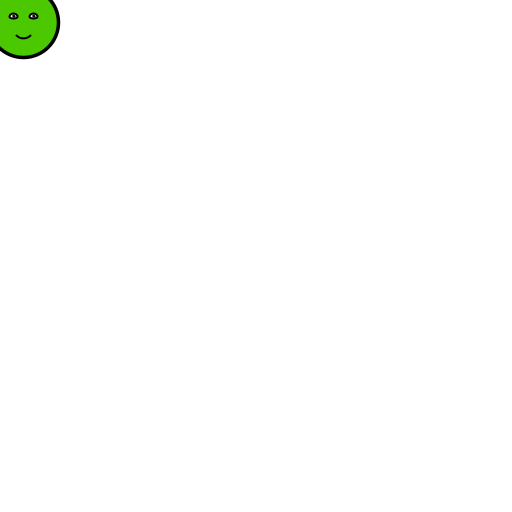
Frame 1 (no input)
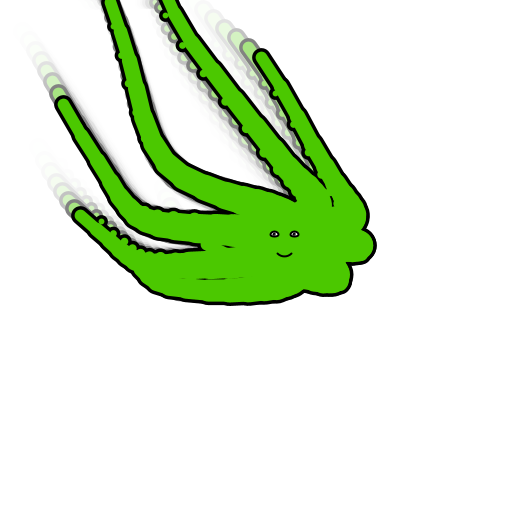
Frame 60 (the mouse pressed at the canvas centre just before this capture)
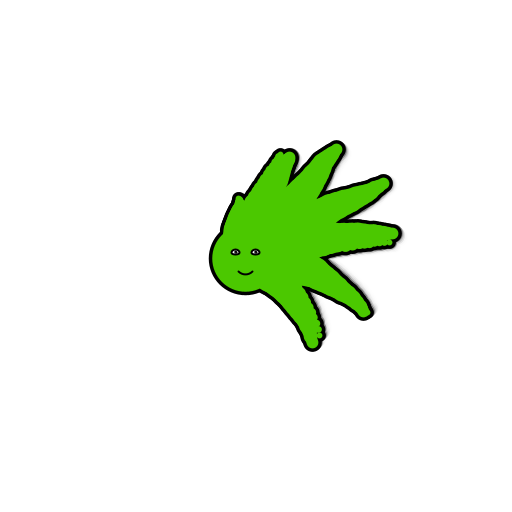
Frame 120 (the mouse held since frame 60 and released just before this capture)

The Processing sketch that drew these frames (run headless with seeded random() and noise(); from frame 60 on, the mouse is pressed at the canvas centre):

// Processing sketch: processing_184838
// ── processing_184838.pde

 float stretchMult=6f;
  float easing = .3;  //easing value

   squid[] mSquid = new squid[1];

void setup() {
  size(512, 512);
  background(255);
  noCursor();
  for (int i = 0; i < mSquid.length; i++) {  mSquid[i]=new squid((i+1)*8);}
  mouseX=width/2;
  mouseY=height/2;
}
float tx, ty;

 void draw() {  //draw background  background(255);
  if (pause)return;
  noStroke(); 
  fill(255, 130); 
  rect(0, 0, width, height);
 
      tx += (mouseX+(-.5+noise((mouseX+frameCount-50)*.008f, 0, 0))*120 - tx) * (easing*.3);
      ty += (mouseY+(-.5+noise(0, (mouseY+frameCount-50)*.008f, 0))*120 - ty) * (easing*.3);

 //  tx=mouseX,ty=mouseY;
  for (int i = 0; i < mSquid.length; i++) {  mSquid[i].draw(tx+i*70,ty+i*70);}

}
 
 class squid{
   Tentacle[] tent;  //declare and name array

 squid(int count){ 
   tent = new Tentacle[count];
   float scale= 2*3.6f/ float(tent.length+1);
   float shift=scale*.2;
  for (int i = 0; i < tent.length; i++) { 
    tent[i] = new Tentacle(width/2, height/2, stretchMult * (cos(scale*i+shift)), stretchMult * (sin(scale*i+shift)));
  }
}
 
 void draw( float tx,float ty){
   for (int i = 0; i < tent.length; i++) {
    tent[i].update(tx, ty);  //math
 
    stroke(0);
    tent[i].display(7);  //visual
  }
 
  fill(75, 200, 0);
  strokeWeight(3.5);
  ellipse(tx, ty, 70, 70);
 
  for (int i = 0; i < tent.length; i++) {
    stroke(75, 200, 0);
    tent[i].display(0);  //visual
  }
  strokeWeight(2);
  stroke(0);
  fill(255);
  ellipse(tx+10, ty-6, 8, 5);
  ellipse(tx-10, ty-6, 8, 5);
  fill(0);
  ellipse(tx+10, ty-6, 1, 1);
  ellipse(tx-10, ty-6, 1, 1);
  noFill();
  arc(tx, ty+6, 20, 20, QUARTER_PI, PI-QUARTER_PI);
  //arc(50, 55, 70, 70, PI, PI+QUARTER_PI);
 }
 }
 
 
boolean pause=false;
void keyPressed() {
  pause=!pause;
}
 

 
 
//class for each "segment" of the Limb
//begin class block:
class Limb { 
  //Vector variables:
  float cX; //center x position
  float cY; //center y position
  float eX, eY;
 
  //Easing variables
  float folX; //follower for x
  float folY; //follower for y
 
  //Other variables
  float size; //size of segment
  float bumpSize;
  float bumpPos;
  float stretch;
 
  int randomBump;
 
  Limb(float x, float y, float s, float ta) {     
    cX = x;   
    cX = y;
    size = s;
    bumpSize = s/2;
    randomBump = int(random(2));
    bumpPos = random(-bumpSize, bumpSize);
  }
 
  void update(float x, float y, float a, float b) {//, float x2, float y2, float s, float e){
    cX = x;   
    cY = y;
    eX = x+a;   
    eY = y+b;
    eX+=(.5-noise((eX+frameCount)*.008f, 0, 0))*20;
    eY+=(.5-noise(0, (eY+frameCount)*.008f, 0))*20;
    folX += (eX - folX) * easing;
    folY += (eY - folY) * easing;
    cX=cX>0?cX<width?cX:width:0;
    cY=cY>0?cY<height?cY:height:0;
    eX=eX>0?eX<width?eX:width:0;
    eY=eY>0?eY<height?eY:height:0;
    stretch = dist(cX, cX, folX, folY);
  }
 
 
  void display(int sw, float a, float b) { 
    strokeWeight(size+sw);
    line(cX, cY, folX, folY); 
    strokeWeight(bumpSize+sw);
    if (randomBump<2) {    
      point(cX+(b*1.5f), cY+(a*1.5f));
    }
  }
}
 
class Tentacle {
  Limb[] segments = new Limb[20];  
  float a, b;
  Tentacle(float x, float y, float ai, float bi) {            
    a=ai;            
    b=bi;   
    for (int i = 0; i < segments.length; i++) {        
      segments[i] = new Limb(x, y, segments.length-(i*1.75)+25, 15);
    }
  }
  void update(float x, float y) {     
    for (int i = 0; i < segments.length; i++) {    
      if (i == 0) {   
        segments[i].update(x, y, a, b);
      } else {   
        segments[i].update(segments[i-1].folX, segments[i-1].folY, a, b);
      }
    }
  }
  void display(int sw) {
    for (int i = 0; i < segments.length; i++) {
//   stroke((255f/segments.length)*i,100,20);
   segments[i].display(sw,a,b);
    }
  }
}
